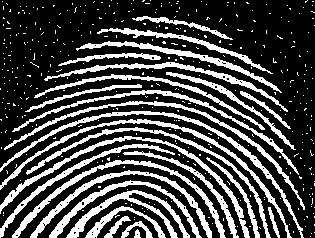
%> input picture noisy-fingerprint.tif, 315 x 238 px
$ octave wk3_task1_close.m   (GNU Octave 9; MATLAB toolbox functions it lacks are replaced by stand-ins)
%> lines starting %> are read from the running program, lines starting %| are printed output that depends on the picture; in (x1, y1, x2, y2) boxes, pixels count from 0 and x2, y2 are one past the last pixel; in counts of white or black regions, pixels touching at a corner belong together; the program's own positions count from 1
BW = imread('noisy-fingerprint.tif');
%> BW: size 238x315 logical; 28.5% white; 414 white regions (387 under 20 px), largest, box (x1, y1, x2, y2) and area: (0, 111, 304, 238) 1388, (0, 136, 250, 238) 1372, (0, 119, 292, 238) 1337
se = strel('diamond', 7);
se2 = strel('square',10);
BW2 = imclose(BW,se);
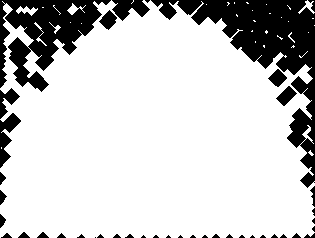
%> BW2: size 238x315 logical; 79.6% white; 41 black regions (19 under 20 px), largest, box (x1, y1, x2, y2) and area: (151, 0, 315, 188) 7904, (0, 0, 111, 92) 4869, (0, 113, 21, 168) 483
BW3 = imclose(BW,se2);
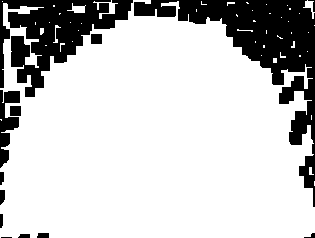
%> BW3: size 238x315 logical; 78.4% white; 13 black regions (1 under 20 px), largest, box (x1, y1, x2, y2) and area: (134, 0, 315, 207) 8892, (0, 0, 133, 97) 5930, (0, 90, 20, 168) 802

%imshow(BW), title('Original')
%figure, imshow(BW2), title('Dilated')

tiledlayout(1,3)

nexttile
imshow(BW)
title('Original')

nexttile
imshow(BW2)
title('Dilated')

nexttile
imshow(BW3)
title('New Dilated')

$ run again, with broken-text.tif copied over noisy-fingerprint.tif
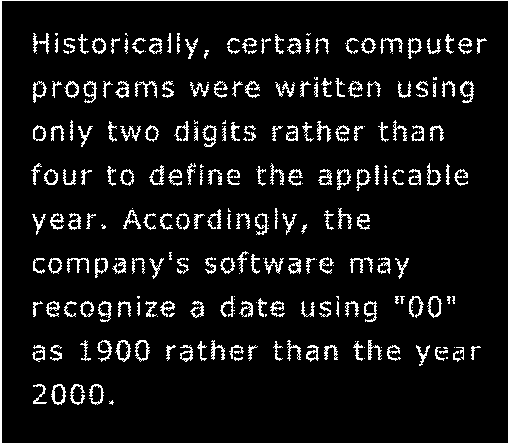
%> input picture broken-text.tif, 509 x 444 px
%> BW: size 444x509 logical; 8.1% white in thin lines or dots
%> `BW2 = imclose(BW,se);`:
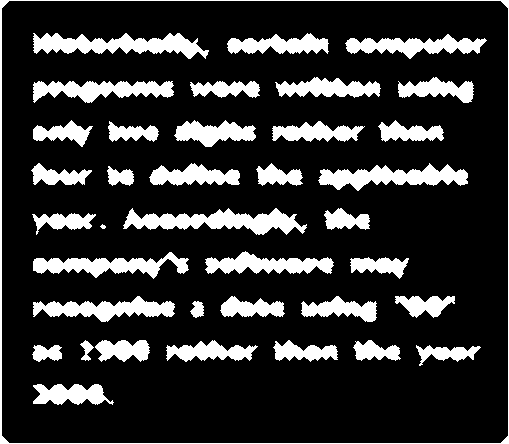
%> BW2: size 444x509 logical; 18.6% white; 38 white regions (1 under 20 px), largest, box (x1, y1, x2, y2) and area: (123, 208, 307, 235) 2535, (0, 0, 509, 444) 2456, (33, 33, 209, 59) 2431
%> `BW3 = imclose(BW,se2);`:
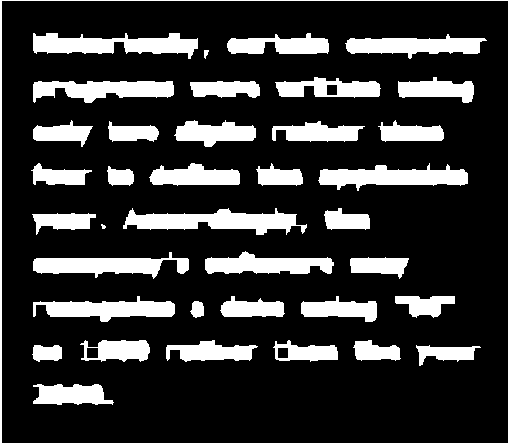
%> BW3: size 444x509 logical; 20.2% white; 38 white regions (1 under 20 px), largest, box (x1, y1, x2, y2) and area: (123, 208, 307, 235) 2672, (33, 33, 198, 59) 2481, (318, 163, 468, 191) 2355

$ run again, with mushroom img1.png saved as noisy-fingerprint.tif
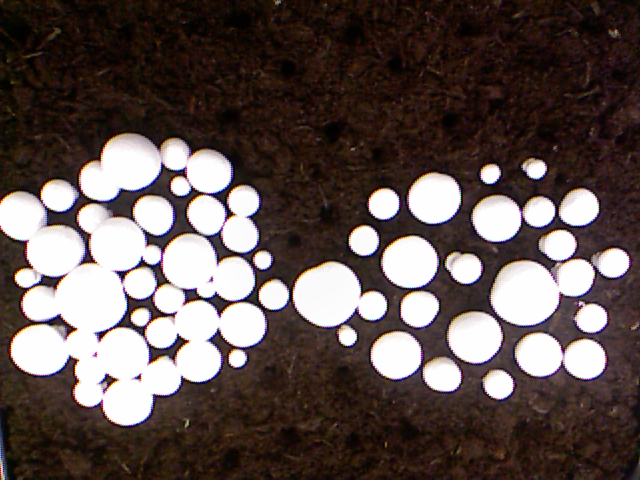
%> input picture mushroom img1.png, 640 x 480 px
%> BW is the input picture: size 480x640x3 uint8; mean R, G, B 94.5, 81.6, 78.8
%> `BW2 = imclose(BW,se);`:
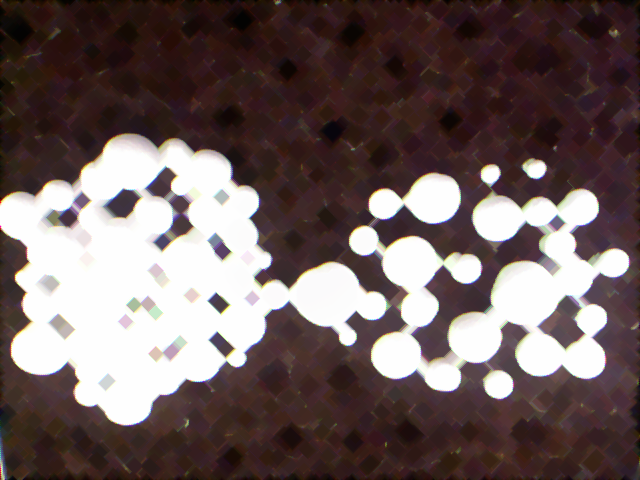
%> BW2: size 480x640x3 uint8; mean R, G, B 110.5, 95.1, 94.2
%> `BW3 = imclose(BW,se2);`:
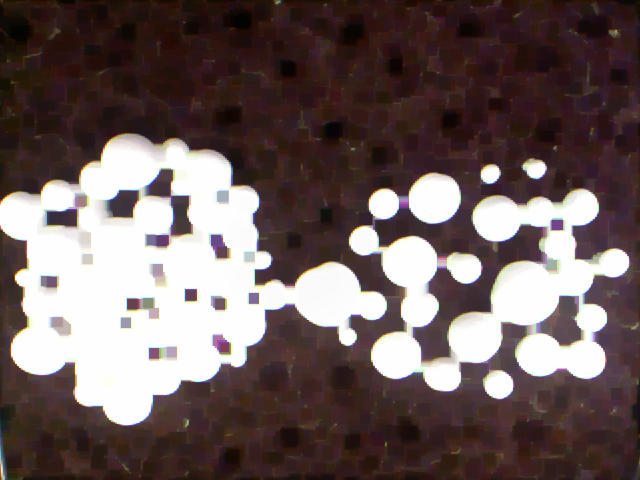
%> BW3: size 480x640x3 uint8; mean R, G, B 109.3, 94.1, 93.1

$ run again, with mushroom img2.png saved as noisy-fingerprint.tif
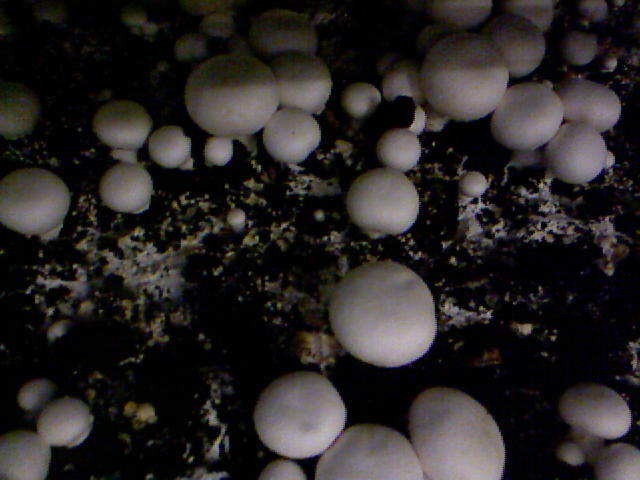
%> input picture mushroom img2.png, 640 x 480 px
%> BW is the input picture: size 480x640x3 uint8; mean R, G, B 40.7, 37.4, 35.9
%> `BW2 = imclose(BW,se);`:
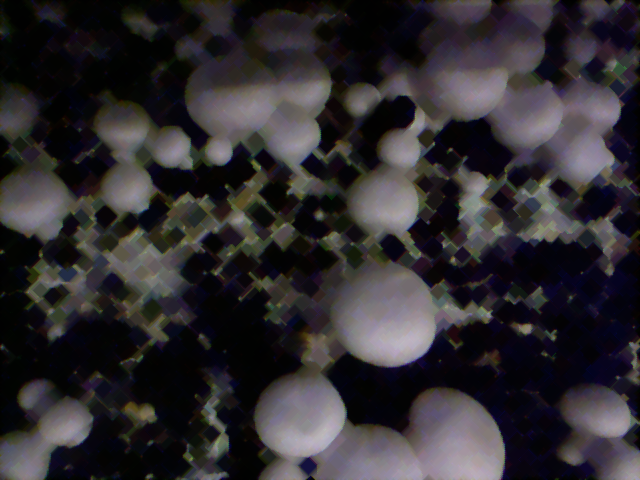
%> BW2: size 480x640x3 uint8; mean R, G, B 48.4, 45.1, 48.4
%> `BW3 = imclose(BW,se2);`:
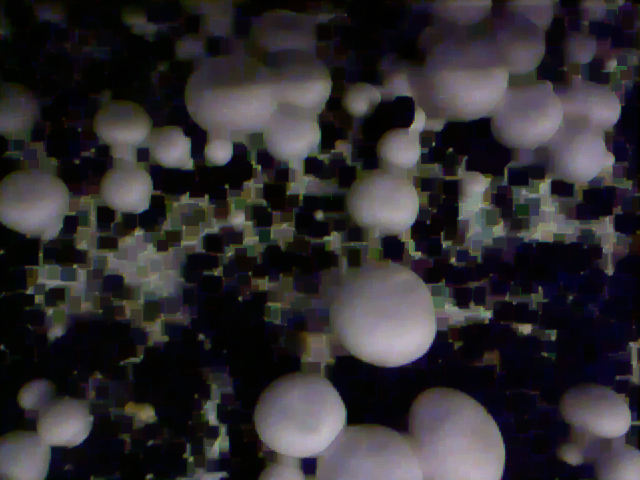
%> BW3: size 480x640x3 uint8; mean R, G, B 47.6, 44.7, 47.7
